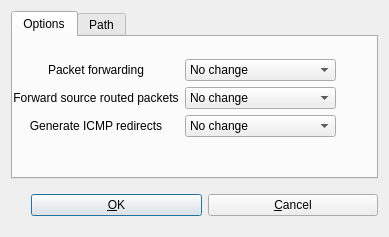
<?xml version="1.0" encoding="UTF-8"?>
<ui version="4.0">
 <class>macosxAdvancedDialog_q</class>
 <widget class="QDialog" name="macosxAdvancedDialog_q">
  <property name="geometry">
   <rect>
    <x>0</x>
    <y>0</y>
    <width>389</width>
    <height>237</height>
   </rect>
  </property>
  <property name="windowTitle">
   <string>MacOS X: advanced settings</string>
  </property>
  <layout class="QGridLayout">
   <item row="1" column="0">
    <layout class="QHBoxLayout">
     <property name="spacing">
      <number>6</number>
     </property>
     <property name="leftMargin">
      <number>0</number>
     </property>
     <property name="topMargin">
      <number>0</number>
     </property>
     <property name="rightMargin">
      <number>0</number>
     </property>
     <property name="bottomMargin">
      <number>0</number>
     </property>
     <item>
      <spacer>
       <property name="orientation">
        <enum>Qt::Orientation::Vertical</enum>
       </property>
       <property name="sizeType">
        <enum>QSizePolicy::Policy::Expanding</enum>
       </property>
       <property name="sizeHint" stdset="0">
        <size>
         <width>20</width>
         <height>20</height>
        </size>
       </property>
      </spacer>
     </item>
     <item>
      <widget class="QPushButton" name="buttonOk">
       <property name="text">
        <string>&amp;OK</string>
       </property>
       <property name="shortcut">
        <string/>
       </property>
       <property name="autoDefault">
        <bool>true</bool>
       </property>
       <property name="default">
        <bool>true</bool>
       </property>
      </widget>
     </item>
     <item>
      <widget class="QPushButton" name="buttonCancel">
       <property name="text">
        <string>&amp;Cancel</string>
       </property>
       <property name="shortcut">
        <string/>
       </property>
       <property name="autoDefault">
        <bool>true</bool>
       </property>
      </widget>
     </item>
    </layout>
   </item>
   <item row="0" column="0">
    <widget class="QTabWidget" name="tabWidget">
     <property name="tabShape">
      <enum>QTabWidget::TabShape::Rounded</enum>
     </property>
     <property name="currentIndex">
      <number>0</number>
     </property>
     <widget class="QWidget" name="tab0">
      <attribute name="title">
       <string>Options</string>
      </attribute>
      <layout class="QGridLayout">
       <property name="leftMargin">
        <number>0</number>
       </property>
       <property name="topMargin">
        <number>0</number>
       </property>
       <property name="rightMargin">
        <number>0</number>
       </property>
       <property name="bottomMargin">
        <number>0</number>
       </property>
       <item row="3" column="0">
        <widget class="QLabel" name="label592">
         <property name="text">
          <string>Generate ICMP redirects</string>
         </property>
         <property name="alignment">
          <set>Qt::AlignmentFlag::AlignCenter</set>
         </property>
         <property name="wordWrap">
          <bool>false</bool>
         </property>
        </widget>
       </item>
       <item row="1" column="0">
        <widget class="QLabel" name="label590">
         <property name="text">
          <string>Packet forwarding</string>
         </property>
         <property name="alignment">
          <set>Qt::AlignmentFlag::AlignCenter</set>
         </property>
         <property name="wordWrap">
          <bool>false</bool>
         </property>
        </widget>
       </item>
       <item row="1" column="1">
        <widget class="QComboBox" name="macosx_ip_forward">
         <item>
          <property name="text">
           <string>No change</string>
          </property>
         </item>
         <item>
          <property name="text">
           <string>On</string>
          </property>
         </item>
         <item>
          <property name="text">
           <string>Off</string>
          </property>
         </item>
        </widget>
       </item>
       <item row="3" column="1">
        <widget class="QComboBox" name="macosx_ip_redirect">
         <item>
          <property name="text">
           <string>No change</string>
          </property>
         </item>
         <item>
          <property name="text">
           <string>On</string>
          </property>
         </item>
         <item>
          <property name="text">
           <string>Off</string>
          </property>
         </item>
        </widget>
       </item>
       <item row="2" column="1">
        <widget class="QComboBox" name="macosx_ip_sourceroute">
         <item>
          <property name="text">
           <string>No change</string>
          </property>
         </item>
         <item>
          <property name="text">
           <string>On</string>
          </property>
         </item>
         <item>
          <property name="text">
           <string>Off</string>
          </property>
         </item>
        </widget>
       </item>
       <item row="2" column="0">
        <widget class="QLabel" name="label591">
         <property name="text">
          <string>Forward source routed packets</string>
         </property>
         <property name="alignment">
          <set>Qt::AlignmentFlag::AlignCenter</set>
         </property>
         <property name="wordWrap">
          <bool>false</bool>
         </property>
        </widget>
       </item>
       <item row="4" column="0">
        <spacer>
         <property name="orientation">
          <enum>Qt::Orientation::Vertical</enum>
         </property>
         <property name="sizeType">
          <enum>QSizePolicy::Policy::Expanding</enum>
         </property>
         <property name="sizeHint" stdset="0">
          <size>
           <width>151</width>
           <height>20</height>
          </size>
         </property>
        </spacer>
       </item>
       <item row="0" column="0">
        <spacer>
         <property name="orientation">
          <enum>Qt::Orientation::Vertical</enum>
         </property>
         <property name="sizeType">
          <enum>QSizePolicy::Policy::Expanding</enum>
         </property>
         <property name="sizeHint" stdset="0">
          <size>
           <width>20</width>
           <height>20</height>
          </size>
         </property>
        </spacer>
       </item>
       <item row="1" column="2">
        <spacer>
         <property name="orientation">
          <enum>Qt::Orientation::Vertical</enum>
         </property>
         <property name="sizeType">
          <enum>QSizePolicy::Policy::Expanding</enum>
         </property>
         <property name="sizeHint" stdset="0">
          <size>
           <width>40</width>
           <height>20</height>
          </size>
         </property>
        </spacer>
       </item>
       <item row="4" column="1">
        <spacer>
         <property name="orientation">
          <enum>Qt::Orientation::Vertical</enum>
         </property>
         <property name="sizeType">
          <enum>QSizePolicy::Policy::Expanding</enum>
         </property>
         <property name="sizeHint" stdset="0">
          <size>
           <width>20</width>
           <height>40</height>
          </size>
         </property>
        </spacer>
       </item>
      </layout>
     </widget>
     <widget class="QWidget" name="tab1">
      <attribute name="title">
       <string>Path</string>
      </attribute>
      <layout class="QGridLayout">
       <property name="leftMargin">
        <number>0</number>
       </property>
       <property name="topMargin">
        <number>0</number>
       </property>
       <property name="rightMargin">
        <number>0</number>
       </property>
       <property name="bottomMargin">
        <number>0</number>
       </property>
       <item row="1" column="1">
        <widget class="QLabel" name="label594">
         <property name="text">
          <string>ipfw:</string>
         </property>
         <property name="alignment">
          <set>Qt::AlignmentFlag::AlignCenter</set>
         </property>
         <property name="wordWrap">
          <bool>false</bool>
         </property>
        </widget>
       </item>
       <item row="2" column="1">
        <widget class="QLabel" name="label596">
         <property name="text">
          <string>sysctl:</string>
         </property>
         <property name="alignment">
          <set>Qt::AlignmentFlag::AlignCenter</set>
         </property>
         <property name="wordWrap">
          <bool>false</bool>
         </property>
        </widget>
       </item>
       <item row="0" column="0" colspan="4">
        <widget class="QLabel" name="label593">
         <property name="text">
          <string>Specify directory path and a file name for the following utilities on the OS your firewall machine is running. Leave these empty if you want to use default values.</string>
         </property>
         <property name="alignment">
          <set>Qt::AlignmentFlag::AlignCenter</set>
         </property>
         <property name="wordWrap">
          <bool>true</bool>
         </property>
        </widget>
       </item>
       <item row="1" column="2">
        <widget class="QLineEdit" name="macosx_path_ipfw">
         <property name="sizePolicy">
          <sizepolicy hsizetype="Fixed" vsizetype="Fixed">
           <horstretch>0</horstretch>
           <verstretch>0</verstretch>
          </sizepolicy>
         </property>
         <property name="minimumSize">
          <size>
           <width>200</width>
           <height>0</height>
          </size>
         </property>
        </widget>
       </item>
       <item row="2" column="2">
        <widget class="QLineEdit" name="macosx_path_sysctl">
         <property name="sizePolicy">
          <sizepolicy hsizetype="Fixed" vsizetype="Fixed">
           <horstretch>0</horstretch>
           <verstretch>0</verstretch>
          </sizepolicy>
         </property>
         <property name="minimumSize">
          <size>
           <width>200</width>
           <height>0</height>
          </size>
         </property>
        </widget>
       </item>
       <item row="1" column="3">
        <spacer>
         <property name="orientation">
          <enum>Qt::Orientation::Vertical</enum>
         </property>
         <property name="sizeType">
          <enum>QSizePolicy::Policy::Expanding</enum>
         </property>
         <property name="sizeHint" stdset="0">
          <size>
           <width>40</width>
           <height>20</height>
          </size>
         </property>
        </spacer>
       </item>
       <item row="1" column="0" rowspan="2">
        <spacer>
         <property name="orientation">
          <enum>Qt::Orientation::Vertical</enum>
         </property>
         <property name="sizeType">
          <enum>QSizePolicy::Policy::Expanding</enum>
         </property>
         <property name="sizeHint" stdset="0">
          <size>
           <width>40</width>
           <height>20</height>
          </size>
         </property>
        </spacer>
       </item>
       <item row="3" column="2">
        <spacer>
         <property name="orientation">
          <enum>Qt::Orientation::Vertical</enum>
         </property>
         <property name="sizeType">
          <enum>QSizePolicy::Policy::Expanding</enum>
         </property>
         <property name="sizeHint" stdset="0">
          <size>
           <width>20</width>
           <height>40</height>
          </size>
         </property>
        </spacer>
       </item>
      </layout>
     </widget>
    </widget>
   </item>
  </layout>
 </widget>
 <layoutdefault spacing="6" margin="11"/>
 <tabstops>
  <tabstop>tabWidget</tabstop>
  <tabstop>macosx_ip_forward</tabstop>
  <tabstop>macosx_ip_sourceroute</tabstop>
  <tabstop>macosx_ip_redirect</tabstop>
  <tabstop>buttonOk</tabstop>
  <tabstop>buttonCancel</tabstop>
  <tabstop>macosx_path_ipfw</tabstop>
  <tabstop>macosx_path_sysctl</tabstop>
 </tabstops>
 <resources/>
 <connections>
  <connection>
   <sender>buttonOk</sender>
   <signal>clicked()</signal>
   <receiver>macosxAdvancedDialog_q</receiver>
   <slot>accept()</slot>
   <hints>
    <hint type="sourcelabel">
     <x>20</x>
     <y>20</y>
    </hint>
    <hint type="destinationlabel">
     <x>20</x>
     <y>20</y>
    </hint>
   </hints>
  </connection>
  <connection>
   <sender>buttonCancel</sender>
   <signal>clicked()</signal>
   <receiver>macosxAdvancedDialog_q</receiver>
   <slot>reject()</slot>
   <hints>
    <hint type="sourcelabel">
     <x>20</x>
     <y>20</y>
    </hint>
    <hint type="destinationlabel">
     <x>20</x>
     <y>20</y>
    </hint>
   </hints>
  </connection>
 </connections>
</ui>
